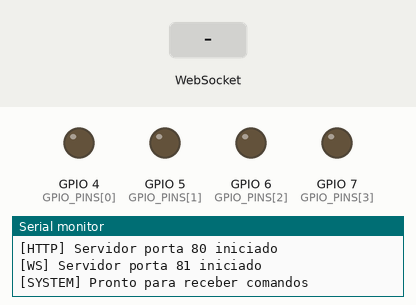
Simulated run of this sketch. Board: ESP32-S3. Shown: output pins drawn as LEDs (lit = HIGH), the last lines printed to the serial monitor. Inputs (shaded band) come from the test bench. WiFi joins after 1.5 s; servers stay silent unless stated.

Above: at 2.7 s.
2.8 s: WebSocket text "ALL:1" received
At 3.5 s:
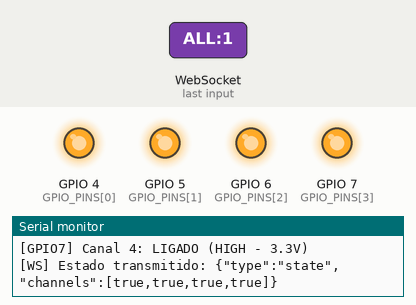
4.3 s: WebSocket text "GET" received
5.8 s: WebSocket text "SET:" received
Timing chart, 0 to 8.8 s (numbered marks = the images above; inputs shaded):
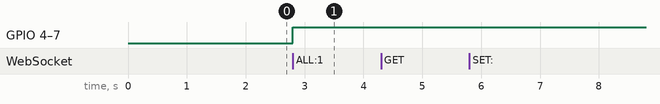

Measured:
- after the input at 2.8 s, GPIO 4 (GPIO_PINS[0]), GPIO 5 (GPIO_PINS[1]), GPIO 6 (GPIO_PINS[2]), GPIO 7 (GPIO_PINS[3]): LOW → HIGH at once

The sketch:

EPS32_S3_rele_controller_websocket.ino
```cpp
#include <Arduino.h>
#include <WiFi.h>
#include <WebServer.h>
#include <WebSocketsServer.h>

// ============================================================
// ESP32-S3 - CONTROLADOR DE 4 GPIOs VIA WEBSOCKET
// ============================================================

// ------------------------------------------------------------
// CONFIGURACOES DE REDE
// ------------------------------------------------------------

const char* WIFI_SSID = "Paula e Gabriel 2G";
const char* WIFI_PASSWORD = "Paula492*";

const char* AP_SSID = "ESP32-RELES";
const char* AP_PASSWORD = "12345678";

// ------------------------------------------------------------
// CONFIGURACOES DE PORTAS
// ------------------------------------------------------------

#define HTTP_PORT 80
#define WEBSOCKET_PORT 81

const uint8_t GPIO_PINS[4] = {
  4, 5, 6, 7
};

const uint8_t NUM_CHANNELS = 4;

// HIGH = Saida ativa (3.3V)
// LOW = Saida inativa (0V)
//
// Para S9014 em configuracao de chave NPN:
// HIGH -> transistor conduz
// LOW  -> transistor desliga

const uint8_t OUTPUT_ON = HIGH;
const uint8_t OUTPUT_OFF = LOW;

// ------------------------------------------------------------
// ESTADO
// ------------------------------------------------------------

bool channelState[NUM_CHANNELS] = {
  false, false, false, false
};

WebServer httpServer(HTTP_PORT);

WebSocketsServer webSocket(WEBSOCKET_PORT);

// ============================================================
// CONTROLE DOS GPIOs
// ============================================================

void setChannel(uint8_t index, bool enabled) {

  if (index >= NUM_CHANNELS) {
    return;
  }

  channelState[index] = enabled;

  digitalWrite(
    GPIO_PINS[index],
    enabled ? OUTPUT_ON : OUTPUT_OFF
  );

  Serial.printf(
    "[GPIO%d] Canal %d: %s (%s)\n",
    GPIO_PINS[index],
    index + 1,
    enabled ? "LIGADO" : "DESLIGADO",
    enabled ? "HIGH - 3.3V" : "LOW - 0V"
  );
}

void setAllChannels(bool enabled) {

  for (uint8_t i = 0; i < NUM_CHANNELS; i++) {
    setChannel(i, enabled);
  }
}

// ============================================================
// JSON DE ESTADO
// ============================================================

String buildStateJSON() {

  String json = "{\"type\":\"state\",\"channels\":[";

  for (uint8_t i = 0; i < NUM_CHANNELS; i++) {

    if (i > 0) {
      json += ",";
    }

    json += channelState[i] ? "true" : "false";
  }

  json += "]}";

  return json;
}

// Envia estado para apenas um navegador
void sendStateToClient(uint8_t clientId) {

  String json = buildStateJSON();

  webSocket.sendTXT(clientId, json);
}

// Envia estado para todos os navegadores
void broadcastState() {

  String json = buildStateJSON();

  webSocket.broadcastTXT(json);

  Serial.print("[WS] Estado transmitido: ");
  Serial.println(json);
}

// ============================================================
// EVENTOS WEBSOCKET
// ============================================================

void handleWebSocketEvent(
  uint8_t clientId,
  WStype_t type,
  uint8_t* payload,
  size_t length
) {

  switch (type) {

    case WStype_CONNECTED: {

      IPAddress clientIP =
        webSocket.remoteIP(clientId);

      Serial.printf(
        "[WS] Cliente %u conectado: %s\n",
        clientId,
        clientIP.toString().c_str()
      );

      // Envia o estado atual imediatamente
      sendStateToClient(clientId);

      break;
    }

    case WStype_DISCONNECTED: {

      Serial.printf(
        "[WS] Cliente %u desconectado\n",
        clientId
      );

      break;
    }

    case WStype_TEXT: {

      // Limite para comandos curtos de controle
      if (length == 0 || length > 32) {
        return;
      }

      // Converte usando o comprimento recebido
      String message;

      message.reserve(length + 1);

      for (size_t i = 0; i < length; i++) {
        message += (char)payload[i];
      }

      Serial.printf(
        "[WS] Cliente %u enviou: %s\n",
        clientId,
        message.c_str()
      );

      // ------------------------------------------
      // CONSULTAR ESTADO
      // GET
      // ------------------------------------------

      if (message == "GET") {
        sendStateToClient(clientId);
        return;
      }

      // ------------------------------------------
      // ALTERAR CANAL INDIVIDUAL
      // SET:0:1 -> Liga GPIO4
      // SET:0:0 -> Desliga GPIO4
      // ------------------------------------------

      if (
        message.length() == 7 &&
        message.startsWith("SET:") &&
        message[5] == ':' &&
        message[4] >= '0' &&
        message[4] <= '3' &&
        (message[6] == '0' || message[6] == '1')
      ) {

        uint8_t index = message[4] - '0';

        bool enabled = message[6] == '1';

        setChannel(index, enabled);

        // Sincroniza todos os navegadores
        broadcastState();

        return;
      }

      // ------------------------------------------
      // ALTERAR TODOS OS CANAIS
      // ALL:1 -> Liga todos
      // ALL:0 -> Desliga todos
      // ------------------------------------------

      if (
        message == "ALL:1" ||
        message == "ALL:0"
      ) {

        bool enabled = message == "ALL:1";

        setAllChannels(enabled);

        broadcastState();

        return;
      }

      Serial.println("[WS] Comando invalido");

      webSocket.sendTXT(
        clientId,
        "{\"type\":\"error\",\"message\":\"Comando invalido\"}"
      );

      break;
    }

    case WStype_ERROR: {
      Serial.printf(
        "[WS] Erro no cliente %u\n",
        clientId
      );
      break;
    }

    default:
      break;
  }
}

// ============================================================
// PAGINA WEB
// ============================================================

const char WEB_PAGE[] PROGMEM = R"HTML(
<!DOCTYPE html>
<html lang="pt-BR">

<head>
<meta charset="UTF-8">

<meta name="viewport"
      content="width=device-width, initial-scale=1">

<title>ESP32-S3 WebSocket Control</title>

<style>
* {
  box-sizing: border-box;
}

body {
  margin: 0;
  min-height: 100vh;
  padding: 20px;

  background: #0f121b;
  color: #ffffff;

  font-family: Arial, sans-serif;

  display: flex;
  justify-content: center;
  align-items: center;
}

.container {
  width: 100%;
  max-width: 470px;

  background: #1c2130;
  border-radius: 20px;
  padding: 25px;

  box-shadow:
    0 12px 40px rgba(0,0,0,.3);
}

h1 {
  text-align: center;
  font-size: 23px;
  margin: 0 0 8px;
}

.subtitle {
  text-align: center;
  color: #9ca3b5;
  margin-bottom: 20px;
}

.connection {
  padding: 12px;
  border-radius: 10px;
  background: #303b50;

  text-align: center;
  font-size: 13px;
  margin-bottom: 24px;
}

.connection.online {
  background: #14532d;
  color: #86efac;
}

.connection.offline {
  background: #7f1d1d;
  color: #fca5a5;
}

.grid {
  display: grid;
  grid-template-columns: repeat(2,1fr);
  gap: 13px;
}

.channel {
  background: #121723;
  border-radius: 13px;
  padding: 17px;
  border: 1px solid #ffffff10;
}

.channel h3 {
  margin: 0 0 7px;
  font-size: 17px;
}

.pin {
  font-size: 12px;
  color: #9ca3b5;
  margin-bottom: 18px;
}

.state {
  font-size: 13px;
  color: #9ca3b5;
  margin-bottom: 12px;
}

.state.on {
  color: #4ade80;
}

button {
  padding: 13px;
  border: none;
  border-radius: 9px;

  font-weight: bold;
  font-size: 14px;

  color: white;
  cursor: pointer;
}

button:disabled {
  opacity: .4;
  cursor: not-allowed;
}

.toggle {
  width: 100%;
  background: #384153;
}

.toggle.on {
  background: #16a34a;
}

.actions {
  display: flex;
  gap: 12px;
  margin-top: 23px;
}

.actions button {
  flex: 1;
}

.all-on {
  background: #16a34a;
}

.all-off {
  background: #dc2626;
}

.footer {
  margin-top: 22px;
  text-align: center;
  font-size: 12px;
  color: #9ca3b5;
}

@media(max-width:340px) {
  .grid {
    grid-template-columns: 1fr;
  }
}
</style>

</head>

<body>

<div class="container">

<h1>ESP32-S3 GPIO Control</h1>

<p class="subtitle">
  Controle em tempo real via WebSocket
</p>

<div id="connection" class="connection">
  Conectando...
</div>

<div class="grid">

<div class="channel">
  <h3>Canal 1</h3>
  <div class="pin">GPIO4</div>
  <div class="state" id="state0">Aguardando</div>
  <button class="toggle" id="btn0"
          onclick="toggleChannel(0)" disabled>
    Ligar
  </button>
</div>

<div class="channel">
  <h3>Canal 2</h3>
  <div class="pin">GPIO5</div>
  <div class="state" id="state1">Aguardando</div>
  <button class="toggle" id="btn1"
          onclick="toggleChannel(1)" disabled>
    Ligar
  </button>
</div>

<div class="channel">
  <h3>Canal 3</h3>
  <div class="pin">GPIO6</div>
  <div class="state" id="state2">Aguardando</div>
  <button class="toggle" id="btn2"
          onclick="toggleChannel(2)" disabled>
    Ligar
  </button>
</div>

<div class="channel">
  <h3>Canal 4</h3>
  <div class="pin">GPIO7</div>
  <div class="state" id="state3">Aguardando</div>
  <button class="toggle" id="btn3"
          onclick="toggleChannel(3)" disabled>
    Ligar
  </button>
</div>

</div>

<div class="actions">
  <button class="all-on" id="allOn"
          onclick="setAll(true)" disabled>
    Ligar todos
  </button>

  <button class="all-off" id="allOff"
          onclick="setAll(false)" disabled>
    Desligar todos
  </button>
</div>

<div class="footer">
  WebSocket · Porta 81
</div>

</div>

<script>

// ========================================================
// ESTADO
// ========================================================

let socket = null;

let connected = false;
let stateKnown = false;

let channelStates = [
  false, false, false, false
];

let reconnectTimer = null;

// ========================================================
// INTERFACE
// ========================================================

function updateConnection(status, message) {

  const element =
    document.getElementById("connection");

  element.textContent = message;

  element.className =
    "connection " + status;
}

function updateButtons() {

  const allowed = connected && stateKnown;

  for (let i = 0; i < 4; i++) {
    document.getElementById("btn" + i)
      .disabled = !allowed;
  }

  document.getElementById("allOn")
    .disabled = !allowed;

  document.getElementById("allOff")
    .disabled = !allowed;
}

function updateUI(states) {

  channelStates = states.map(Boolean);
  stateKnown = true;

  channelStates.forEach((enabled, index) => {

    const state =
      document.getElementById("state" + index);

    const button =
      document.getElementById("btn" + index);

    state.textContent =
      enabled ? "HIGH - 3.3V" : "LOW - 0V";

    state.classList.toggle("on", enabled);

    button.textContent =
      enabled ? "Desligar" : "Ligar";

    button.classList.toggle("on", enabled);
  });

  updateButtons();
}

// ========================================================
// WEBSOCKET
// ========================================================

function connectWebSocket() {

  if (socket &&
      (socket.readyState === WebSocket.OPEN ||
       socket.readyState === WebSocket.CONNECTING)) {
    return;
  }

  updateConnection(
    "",
    "Conectando ao ESP32-S3..."
  );

  const url =
    "ws://" + window.location.hostname + ":81/";

  const ws = new WebSocket(url);
  socket = ws;

  ws.onopen = function() {

    if (socket !== ws) return;

    connected = true;
    stateKnown = false;

    updateConnection(
      "online",
      "WebSocket conectado"
    );

    updateButtons();

    // Solicita sincronizacao inicial
    ws.send("GET");
  };

  ws.onmessage = function(event) {

    if (socket !== ws) return;

    try {

      const data = JSON.parse(event.data);

      if (
        data.type === "state" &&
        Array.isArray(data.channels) &&
        data.channels.length === 4 &&
        data.channels.every(v => typeof v === "boolean")
      ) {

        updateUI(data.channels);
      }

      if (data.type === "error") {
        console.error(
          "Erro ESP32:",
          data.message
        );
      }

    } catch (error) {
      console.error(
        "Mensagem invalida:",
        error
      );
    }
  };

  ws.onerror = function(error) {
    console.error("WebSocket error:", error);
  };

  ws.onclose = function() {

    if (socket !== ws) return;

    connected = false;
    stateKnown = false;

    updateButtons();

    for (let i = 0; i < 4; i++) {
      document.getElementById(
        "state" + i
      ).textContent = "Desconectado";
    }

    updateConnection(
      "offline",
      "Desconectado - reconectando..."
    );

    clearTimeout(reconnectTimer);

    reconnectTimer = setTimeout(
      connectWebSocket,
      2000
    );
  };
}

// ========================================================
// ENVIO DE COMANDOS
// ========================================================

function sendCommand(command) {

  if (
    !connected ||
    !stateKnown ||
    !socket ||
    socket.readyState !== WebSocket.OPEN
  ) {
    return;
  }

  socket.send(command);
}

function toggleChannel(index) {

  const newState = !channelStates[index];

  // SET:0:1
  // SET:0:0

  sendCommand(
    "SET:" + index + ":" + (newState ? 1 : 0)
  );
}

function setAll(enabled) {

  // ALL:1 ou ALL:0

  sendCommand(
    "ALL:" + (enabled ? 1 : 0)
  );
}

// ========================================================
// INICIALIZACAO
// ========================================================

updateButtons();
connectWebSocket();

</script>

</body>
</html>
)HTML";

// ============================================================
// SERVIDOR HTTP - APENAS PAGINA HTML
// ============================================================

void handleRoot() {

  httpServer.send_P(
    200,
    "text/html; charset=utf-8",
    WEB_PAGE
  );
}

// ============================================================
// WIFI
// ============================================================

void setupWiFi() {

  WiFi.mode(WIFI_STA);

  WiFi.begin(
    WIFI_SSID,
    WIFI_PASSWORD
  );

  Serial.print("[WIFI] Conectando");

  unsigned long start = millis();

  while (
    WiFi.status() != WL_CONNECTED &&
    millis() - start < 15000
  ) {

    Serial.print(".");
    delay(500);
  }

  if (WiFi.status() == WL_CONNECTED) {

    Serial.println();
    Serial.println("[WIFI] Conectado");

    Serial.print("[WIFI] IP: ");
    Serial.println(WiFi.localIP());

  } else {

    Serial.println();
    Serial.println("[WIFI] Iniciando Access Point");

    WiFi.disconnect();
    WiFi.mode(WIFI_AP);

    WiFi.softAP(
      AP_SSID,
      AP_PASSWORD
    );

    Serial.print("[AP] Rede: ");
    Serial.println(AP_SSID);

    Serial.print("[AP] Senha: ");
    Serial.println(AP_PASSWORD);

    Serial.print("[AP] IP: ");
    Serial.println(WiFi.softAPIP());
  }
}

// ============================================================
// SETUP
// ============================================================

void setup() {

  // Configurar todos os GPIOs desligados
  // antes de iniciar o Wi-Fi.

  for (uint8_t i = 0; i < NUM_CHANNELS; i++) {

    digitalWrite(GPIO_PINS[i], OUTPUT_OFF);

    pinMode(
      GPIO_PINS[i],
      OUTPUT
    );
  }

  Serial.begin(115200);

  unsigned long start = millis();

  while (!Serial && millis() - start < 3000) {
    delay(10);
  }

  Serial.println();
  Serial.println("================================");
  Serial.println("ESP32-S3 WEBSOCKET CONTROLLER");
  Serial.println("================================");

  setAllChannels(false);

  setupWiFi();

  // HTTP usado somente para servir a interface
  httpServer.on(
    "/",
    HTTP_GET,
    handleRoot
  );

  httpServer.onNotFound([]() {
    httpServer.send(
      404,
      "text/plain",
      "Pagina nao encontrada"
    );
  });

  httpServer.begin();

  Serial.println("[HTTP] Servidor porta 80 iniciado");

  // Servidor WebSocket
  webSocket.begin();

  webSocket.onEvent(
    handleWebSocketEvent
  );

  // Heartbeat para detectar conexoes inativas
  webSocket.enableHeartbeat(
    15000,
    3000,
    2
  );

  Serial.println("[WS] Servidor porta 81 iniciado");
  Serial.println("[SYSTEM] Pronto para receber comandos");
}

// ============================================================
// LOOP
// ============================================================

void loop() {

  httpServer.handleClient();

  webSocket.loop();
}
```
